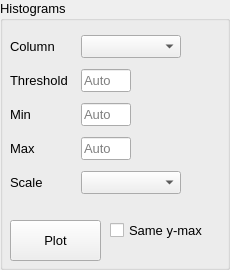
         <widget class="QGroupBox" name="groupBox_4">
          <property name="font">
           <font>
            <family>Ubuntu</family>
            <pointsize>10</pointsize>
           </font>
          </property>
          <property name="title">
           <string>Histograms</string>
          </property>
          <widget class="QCheckBox" name="checkBox_histograms_same_y">
           <property name="enabled">
            <bool>true</bool>
           </property>
           <property name="geometry">
            <rect>
             <x>110</x>
             <y>220</y>
             <width>111</width>
             <height>20</height>
            </rect>
           </property>
           <property name="font">
            <font>
             <family>Ubuntu</family>
             <pointsize>10</pointsize>
            </font>
           </property>
           <property name="toolTip">
            <string>&lt;html&gt;&lt;head/&gt;&lt;body&gt;&lt;p&gt;Creates histograms with the distribution of the absolute fluorescent intensities from each well. The histograms facilitates comparisions of how different well conditions influenses the expression of the target proteins. Sparsely populated well conditions can heavily reduce the comparability between the histograms due to widely different y-max values and are therefore suggested to be filtered out.&lt;/p&gt;&lt;/body&gt;&lt;/html&gt;</string>
           </property>
           <property name="text">
            <string>Same y-max</string>
           </property>
          </widget>
          <widget class="QPushButton" name="pushButton_plot_histograms">
           <property name="geometry">
            <rect>
             <x>10</x>
             <y>220</y>
             <width>91</width>
             <height>41</height>
            </rect>
           </property>
           <property name="font">
            <font>
             <family>Ubuntu</family>
             <pointsize>10</pointsize>
            </font>
           </property>
           <property name="text">
            <string>Plot</string>
           </property>
          </widget>
          <widget class="QWidget" name="layoutWidget">
           <property name="geometry">
            <rect>
             <x>10</x>
             <y>30</y>
             <width>171</width>
             <height>170</height>
            </rect>
           </property>
           <property name="font">
            <font>
             <family>Ubuntu</family>
             <pointsize>10</pointsize>
            </font>
           </property>
           <layout class="QGridLayout" name="gridLayout_16">
            <item row="4" column="2">
             <widget class="QComboBox" name="comboBox_hist_scale">
              <property name="minimumSize">
               <size>
                <width>100</width>
                <height>0</height>
               </size>
              </property>
              <property name="font">
               <font>
                <family>Ubuntu</family>
                <pointsize>10</pointsize>
               </font>
              </property>
             </widget>
            </item>
            <item row="1" column="0" colspan="2">
             <widget class="QLabel" name="label_threshold">
              <property name="minimumSize">
               <size>
                <width>30</width>
                <height>0</height>
               </size>
              </property>
              <property name="font">
               <font>
                <family>Ubuntu</family>
                <pointsize>10</pointsize>
               </font>
              </property>
              <property name="toolTip">
               <string>Channel 3 threshold, click to edit</string>
              </property>
              <property name="statusTip">
               <string>Channel 3 threshold, click to edit</string>
              </property>
              <property name="text">
               <string>Threshold</string>
              </property>
             </widget>
            </item>
            <item row="1" column="2">
             <widget class="QLineEdit" name="lineEdit_threshold">
              <property name="maximumSize">
               <size>
                <width>50</width>
                <height>16777215</height>
               </size>
              </property>
              <property name="font">
               <font>
                <family>Ubuntu</family>
                <pointsize>10</pointsize>
               </font>
              </property>
              <property name="toolTip">
               <string>The threshold must be an integer. &quot;Auto&quot; uses Otsu's method to minimize the intra-class variance.</string>
              </property>
              <property name="statusTip">
               <string>The threshold must be an integer. &quot;Auto&quot; uses Otsu's method to minimize the intra-class variance.</string>
              </property>
              <property name="text">
               <string/>
              </property>
              <property name="placeholderText">
               <string>Auto</string>
              </property>
              <property name="clearButtonEnabled">
               <bool>false</bool>
              </property>
             </widget>
            </item>
            <item row="2" column="2">
             <widget class="QLineEdit" name="lineEdit_xmin">
              <property name="enabled">
               <bool>true</bool>
              </property>
              <property name="maximumSize">
               <size>
                <width>50</width>
                <height>16777215</height>
               </size>
              </property>
              <property name="font">
               <font>
                <family>Ubuntu</family>
                <pointsize>10</pointsize>
               </font>
              </property>
              <property name="toolTip">
               <string>Must be an integer. &quot;Auto&quot; uses the minimum cell intensity in the plate and is sensitive to outliers. Either remove those or set the xrange manually</string>
              </property>
              <property name="statusTip">
               <string>&quot;Auto&quot; uses the minimum cell intensity in the plate and is sensitive to outliers. Either remove those or set the xrange manually</string>
              </property>
              <property name="text">
               <string/>
              </property>
              <property name="placeholderText">
               <string>Auto</string>
              </property>
             </widget>
            </item>
            <item row="3" column="2">
             <widget class="QLineEdit" name="lineEdit_xmax">
              <property name="enabled">
               <bool>true</bool>
              </property>
              <property name="maximumSize">
               <size>
                <width>50</width>
                <height>16777215</height>
               </size>
              </property>
              <property name="font">
               <font>
                <family>Ubuntu</family>
                <pointsize>10</pointsize>
               </font>
              </property>
              <property name="toolTip">
               <string>Must be an integer. &quot;Auto&quot; uses the maximum cell intensity in the plate and is sensitive to outliers. Either remove those or set the xrange manually</string>
              </property>
              <property name="statusTip">
               <string>&quot;Auto&quot; uses the maximum cell intensity in the plate and is sensitive to outliers. Either remove those or set the xrange manually</string>
              </property>
              <property name="text">
               <string/>
              </property>
              <property name="placeholderText">
               <string>Auto</string>
              </property>
             </widget>
            </item>
            <item row="2" column="0" colspan="2">
             <widget class="QLabel" name="label_xmin">
              <property name="enabled">
               <bool>true</bool>
              </property>
              <property name="minimumSize">
               <size>
                <width>30</width>
                <height>0</height>
               </size>
              </property>
              <property name="font">
               <font>
                <family>Ubuntu</family>
                <pointsize>10</pointsize>
               </font>
              </property>
              <property name="toolTip">
               <string>&quot;Auto&quot; is sensitive to outliers. Either remove those or set the xrange manually</string>
              </property>
              <property name="statusTip">
               <string>&quot;Auto&quot; is sensitive to outliers. Either remove those or set the xrange manually</string>
              </property>
              <property name="text">
               <string>Min</string>
              </property>
             </widget>
            </item>
            <item row="3" column="0" colspan="2">
             <widget class="QLabel" name="label_xmax">
              <property name="enabled">
               <bool>true</bool>
              </property>
              <property name="minimumSize">
               <size>
                <width>30</width>
                <height>0</height>
               </size>
              </property>
              <property name="font">
               <font>
                <family>Ubuntu</family>
                <pointsize>10</pointsize>
               </font>
              </property>
              <property name="toolTip">
               <string>&quot;Auto&quot; is sensitive to outliers. Either remove those or set the xrange manually</string>
              </property>
              <property name="statusTip">
               <string>&quot;Auto&quot; is sensitive to outliers. Either remove those or set the xrange manually</string>
              </property>
              <property name="text">
               <string>Max</string>
              </property>
             </widget>
            </item>
            <item row="4" column="0" colspan="2">
             <widget class="QLabel" name="label_xmax_2">
              <property name="enabled">
               <bool>true</bool>
              </property>
              <property name="minimumSize">
               <size>
                <width>30</width>
                <height>0</height>
               </size>
              </property>
              <property name="font">
               <font>
                <family>Ubuntu</family>
                <pointsize>10</pointsize>
               </font>
              </property>
              <property name="toolTip">
               <string>&quot;Auto&quot; is sensitive to outliers. Either remove those or set the xrange manually</string>
              </property>
              <property name="statusTip">
               <string>&quot;Auto&quot; is sensitive to outliers. Either remove those or set the xrange manually</string>
              </property>
              <property name="text">
               <string>Scale</string>
              </property>
             </widget>
            </item>
            <item row="0" column="2">
             <widget class="QComboBox" name="comboBox_hist_col">
              <property name="minimumSize">
               <size>
                <width>100</width>
                <height>0</height>
               </size>
              </property>
              <property name="font">
               <font>
                <family>Ubuntu</family>
                <pointsize>10</pointsize>
               </font>
              </property>
             </widget>
            </item>
            <item row="0" column="0" colspan="2">
             <widget class="QLabel" name="label_5">
              <property name="font">
               <font>
                <family>Ubuntu</family>
                <pointsize>10</pointsize>
               </font>
              </property>
              <property name="text">
               <string>Column</string>
              </property>
             </widget>
            </item>
           </layout>
          </widget>
         </widget>
